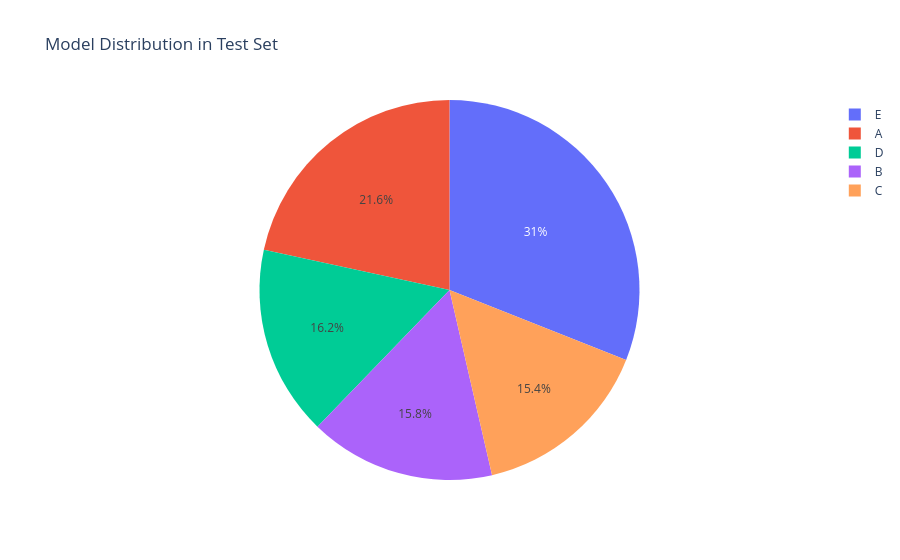

The code cell stored with this chart in its notebook:
### Markdown cell above
### Categorical Data

The idea is to use a 1H encoder, we confirm that the ignore policy would be approoprate

### Code cell
import plotly.express as px
px.pie(train, names='model', title='Model Distribution in Training Set')
px.pie(test, names='model', title='Model Distribution in Test Set')

### Figure 1 — Plotly figure (JSON) as saved in the notebook; plotly's stock layout.template omitted (floating-point values rounded to 4 significant figures; data arrays with more than 128 entries replaced by an {"elided": "..."} marker saying what was removed)
{"data": [{"domain": {"x": [0, 1], "y": [0, 1]}, "hovertemplate": "model=%{label}<extra></extra>", "labels": {"elided": "7534 str values"}, "legendgroup": "", "name": "", "showlegend": true, "type": "pie"}], "layout": {"legend": {"tracegroupgap": 0}, "title": {"text": "Model Distribution in Test Set"}}}
